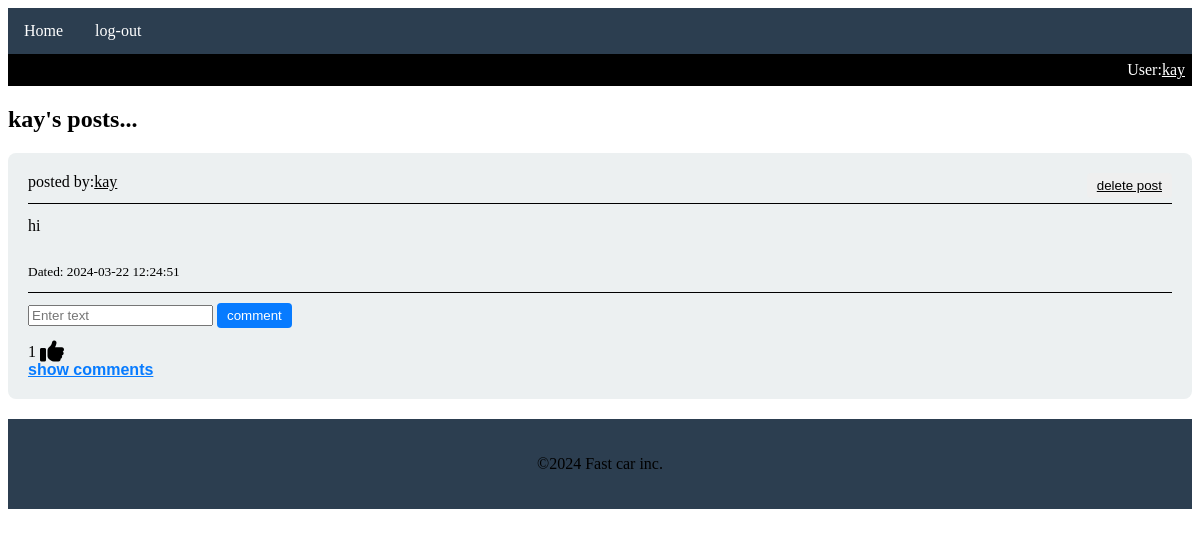
The page /posts/kay (signed in) on the database its author committed.
### website/models.py (models this page shows)
class User(db.Model, UserMixin):
    id=db.Column(db.Integer, primary_key=True)
    email=db.Column(db.String(150), unique=True)
    username=db.Column(db.String(150), unique=True)
    password=db.Column(db.String(150)) # hashed password
    date_created=db.Column(db.DateTime(timezone=True), default=func.now())
    posts=db.relationship('Post', backref='user', passive_deletes=True)
    comments=db.relationship('Comment', backref='user', passive_deletes=True)
    likes=db.relationship('Like', backref='user', passive_deletes=True)

class Post(db.Model):
    id=db.Column(db.Integer, primary_key=True)
    text=db.Column(db.Text, nullable=False)
    date_created=db.Column(db.DateTime(timezone=True), default=func.now())
    author=db.Column(db.Integer, db.ForeignKey('user.id', ondelete='CASCADE'), nullable=False)
    comments=db.relationship('Comment', backref='post', passive_deletes=True)
    likes=db.relationship('Like', backref='post', passive_deletes=True)

### website/views.py (the view)
@views.route("/posts/<username>")
@login_required
def user_posts(username):
    user_exists=User.query.filter_by(username=username).first()
    if not user_exists:
        flash("User doesn't exist", category='error')
        return redirect(url_for('views.home'))
    posts=user_exists.posts
    return render_template("posts.html", posts=posts, user=current_user, username=username)

### website/__init__.py (called while the page is built)
def create_app():
    app=Flask(__name__)
    app.config['SECRET_KEY']="PROCRASTINATION"
    app.config['SQLALCHEMY_DATABASE_URI']= f'sqlite:///{DB_NAME}'
    db.init_app(app)
    from .views import views
    from .auth import auth
    app.register_blueprint(views, url_prefix="/")
    app.register_blueprint(auth, url_prefix="/")
    from .models import User, Post, Comment, Like
    create_database(app)
    login_manager=LoginManager()
    login_manager.login_view= 'auth.login'
    login_manager.init_app(app)
    '''
    This sets the callback for reloading a user from the session.
    The function you set should take a user ID (a str) and return a user object,
    or None if the user does not exist.
    '''
    @login_manager.user_loader
    def load_user(id):
        return User.query.get(int(id))
    return app

### website/templates/posts.html (shortened to what this page needs)
{% extends "posts_div.html"%}
{% block content %}
<h2>{{username}}'s posts...</h2>
{{ super() }}
{% endblock %}

### website/templates/posts_div.html (shortened to what this page needs)
{% extends "base.html" %}
{% block content %}
<div id="posts">
    {% for post in posts%}
    <div class="card">
        <div class="card-header">
            posted by: <a href="/posts/{{post.user.username}}">{{post.user.username}}</a>
            {% if user.id== post.author %}
                <button><a href="/delete-post/{{post.id}}">delete post</a></button>
            {% endif %}
        </div>
        <div class="card-content">
            {{post.text}}
            <br><br>
            <small>Dated: {{post.date_created}}</small>
        </div>
        <div class="card-footer">
            <form class="comment-form" method='POST' action="/create-comment/{{post.id}}">
                <input type="text" id="text" name="text" placeholder="Enter text" required/>
                <button class="comment-btn" type="submit">comment</button>
            </form>
            <div>
                <span id="likes-count-{{post.id}}">{{post.likes|length}}</span>
                {% if user.id in post.likes|map(attribute='author')|list %}
                    <i class="fa-solid fa-thumbs-up fa-xl" id="like-button-{{post.id}}" onclick="likePost({{post.id}})"></i>
                {% else %}
                    <i class="fa-regular fa-thumbs-up fa-xl" id="like-button-{{post.id}}" onclick="likePost({{post.id}})"></i>
                {% endif %}
            </div>
            <div>
                <label for="toggle-comments-{{post.id}}" class="toggle-label">show comments</label>
            </div>
        </div>
    </div>
    {% endfor %}
</div>
{% endblock %}

### website/templates/base.html (shortened to what this page needs)
<!DOCTYPE html>
<html lang="en">
<head>
</head>
<body>
    <nav>
        <ul class="navbar">
            <li><a href="/home">Home</a></li>
            {% if user.is_authenticated %}
                <li><a href="/logout">log-out</a></li>
            {% else %}
                <li><a href="/signup">Sign-up</a></li>
                <li><a href="/login">log-in</a></li>
            {% endif %}
        </ul>
    </nav>
    {% if user.is_authenticated %}
        <div class="User-bar">
            User: <a href="/posts/{{user.username}}">{{user.username}}</a>
        </div>
    {% endif %}
    <div>
        {% block content %}<br>base_template_content<br>{% endblock %}
    </div>
        <footer>
            {% block footer%}
            <p>&copy;2024 Fast car inc.<p>
            {% endblock %}
        </footer>
</body>
</html>

### website/templates/posts_div.html (style rules this page uses)
.card { background-color: #ECF0F1; border-radius: 8px; padding: 20px; margin-bottom: 20px; }
.card-header { border-bottom: 1px solid #000; margin-bottom: 10px; display: flex; }
button { color: white; padding: 5px 10px; border: none; border-radius: 4px; margin-left: auto; margin-bottom: 5px; cursor: pointer; }
.comment-btn { background-color: #077bff; }
.card-content { color: #000; line-height: 1.5; margin-bottom: 10px; }
.card-footer { border-top: 1px solid #000; margin-top: 10px; color: black; }
a, a:visited { text-decoration:underline; color: black; }
.comment-form { margin:auto; margin-left: -10px; border: none; }
.toggle-label { font-family:Arial, Helvetica, sans-serif; cursor: pointer; color: #077bff; font-size: 16px; font-weight: bold; text-decoration: underline; transition: color 0.3s; }

### website/templates/base.html (style rules this page uses)
footer { background-color: #2C3E50; text-align: center; padding: 20px; }
.navbar { list-style-type: none; background-color: #2C3E50; padding: 0; margin: 0; overflow: hidden; }
.navbar li { float: left; }
.navbar a { display: block; padding: 14px 16px; color: white; text-decoration: none; text-align: center; }
.user-bar { background-color: black; color: white; padding: 7px; display: flex; justify-content:flex-end; }
.user-bar a { text-decoration:underline; color: white; }
form { margin-top: 50px; border: 3px solid black; border-radius: 4px; padding-top: 10px; padding-left: 10px; padding-bottom: 10px; }

### rows shown on the page
User: username "kay"
Post: user.username "kay", text "hi", date_created "2024-03-22 12:24:51", likes|length "1"
